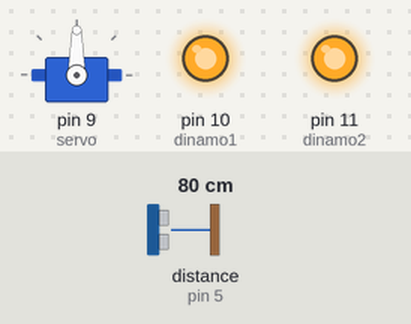
Bench run of a sketch on a simulated Arduino Uno, built with avr-gcc and run on an emulated ATmega328P. On the bench: servo, output pins drawn as LEDs (lit = HIGH). Wiring (inferred from the names in the program): ultrasonic range finder: trigger pin 3; echo pin 5. Dashed ring = blinking. The test bench sets the inputs (shaded band); at power-on: distance to the obstacle (sensor on pin 5) 80 cm. The echo pulse lasts 58.3 µs per cm; pins used as bus, display or sensor lines are not drawn.

Above: at 1.2 s.
1.3 s: distance to the obstacle (sensor on pin 5) set to 65 cm
2.8 s: distance to the obstacle (sensor on pin 5) set to 57 cm
At 3.8 s:
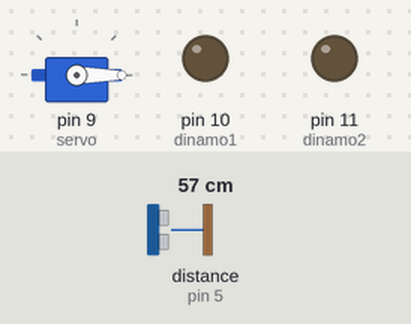
5.8 s: distance to the obstacle (sensor on pin 5) set to 120 cm
At 6.52 s:
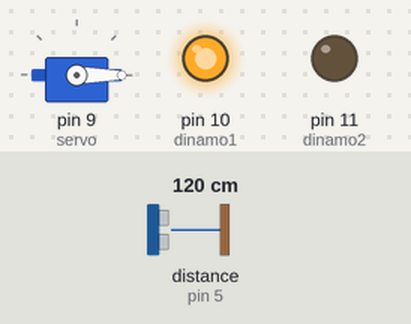
8.1 s: distance to the obstacle (sensor on pin 5) set to 35 cm
At 9.9 s:
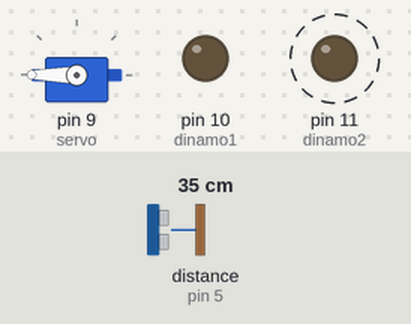
11.1 s: distance to the obstacle (sensor on pin 5) set to 23 cm
13.0 s: distance to the obstacle (sensor on pin 5) set to 20 cm
At 14.6 s:
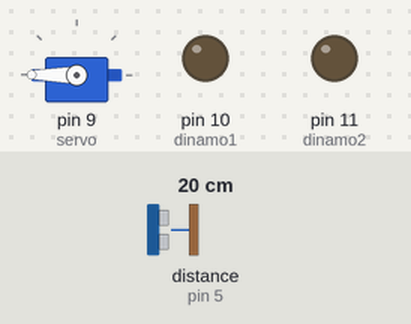
Timing chart, 0 to 16.3 s (numbered marks = the images above; inputs shaded):
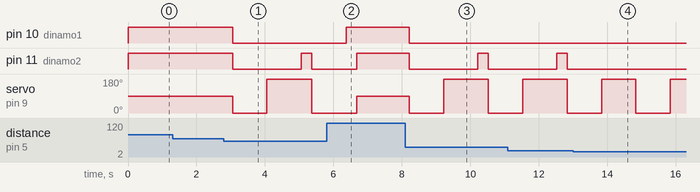

The sketch:

MyRobo_Obstacle.ino
```cpp
#include<Servo.h>
Servo servo;

#define trigPin 3
#define echoPin 5
#define dinamo1 10
#define dinamo2 11
#define tunda 5000
long durasi;
int distance;

void setup() {
  pinMode(dinamo1,OUTPUT);
  pinMode(dinamo2,OUTPUT);
  pinMode(trigPin,OUTPUT);
  pinMode(echoPin,INPUT);
  servo.attach(9);//pin digital arduino
  servo.write(90);//derajat
  }

void loop() {
  digitalWrite(trigPin,LOW);
  delayMicroseconds(2);
  digitalWrite(trigPin,HIGH);
  delayMicroseconds(10);
  digitalWrite(trigPin,LOW);

durasi=pulseIn(echoPin,HIGH);
distance=(0.034*durasi)/2;

if(distance<=60){    //kejauhan dalam cm

  berhenti();
  GerakServoKanan();
  }
  else{
    maju();
    servo.write(90);}

  Serial.print("distance:");
    Serial.println(distance);

    delay(300);
}

void berhenti(){
  digitalWrite(dinamo1,LOW);
  digitalWrite(dinamo2,LOW);
  }

void maju(){
  digitalWrite(dinamo1,HIGH);
  digitalWrite(dinamo2,HIGH);
  }

void kanan(){
  digitalWrite(dinamo1,HIGH);
  digitalWrite(dinamo2,LOW);
  delay(1);
  }

void kiri(){
  digitalWrite(dinamo1,LOW);
  digitalWrite(dinamo2,HIGH);
  delay(1);
  }

void LurusServo(){
  servo.write(90);
  }

void GerakServoKanan(){
  servo.write(0);
  delay(1000);
  digitalWrite(trigPin,LOW);
  delayMicroseconds(2);
  digitalWrite(trigPin,HIGH);
  delayMicroseconds(10);
  digitalWrite(trigPin,LOW);

durasi=pulseIn(echoPin,HIGH);
distance=(0.034*durasi)/2;

  if (distance <= 60)
  {
    GerakServoKiri();
    }
    else{
    kanan();
      }
  }


void GerakServoKiri(){
  servo.write(180);
  delay(1000);
  digitalWrite(trigPin,LOW);
  delayMicroseconds(2);
  digitalWrite(trigPin,HIGH);
  delayMicroseconds(10);
  digitalWrite(trigPin,LOW);

durasi=pulseIn(echoPin,HIGH);
distance=(0.034*durasi)/2;

  if (distance <= 20)
  {
    GerakServoKanan();
    }
    else{
    kiri();
      }

  }
```

Measured:
- the behaviour switches between 62 and 61 cm on distance to the obstacle (sensor on pin 5) (found by bisection; images 0 and 1)
- the behaviour switches between 22 and 21 cm on distance to the obstacle (sensor on pin 5) (found by bisection; images 3 and 4)
- after the input at 1.3 s, every drawn part: stays the same
- after the input at 2.8 s, pin 10 (dinamo1): HIGH → LOW after 0.25 s; pin 11 (dinamo2): HIGH → LOW after 0.25 s, → HIGH 2.0 s later, → LOW 0.31 s later; servo on pin 9 (servo): 90° → 0° after 0.25 s, → 180° 1.0 s later, → 0° 1.3 s later
- after the input at 5.8 s, pin 10 (dinamo1): LOW → HIGH after 0.57 s
- after the input at 8.1 s, pin 10 (dinamo1): HIGH → LOW after 0.12 s; pin 11 (dinamo2): HIGH → LOW after 0.12 s, → HIGH 2.0 s later, → LOW 0.30 s later; servo on pin 9 (servo): 90° → 0° after 0.12 s, → 180° 1.0 s later, → 0° 1.3 s later
- after the input at 13.0 s, pin 11 (dinamo2): stays LOW (without the input it goes to HIGH after 1.8 s)
